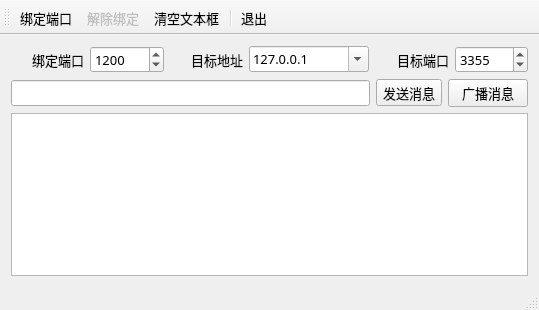
<?xml version="1.0" encoding="UTF-8"?>
<ui version="4.0">
 <class>MainWindow</class>
 <widget class="QMainWindow" name="MainWindow">
  <property name="geometry">
   <rect>
    <x>0</x>
    <y>0</y>
    <width>539</width>
    <height>310</height>
   </rect>
  </property>
  <property name="font">
   <font>
    <family>宋体</family>
    <pointsize>10</pointsize>
   </font>
  </property>
  <property name="windowTitle">
   <string>Udp Sender/Receiver</string>
  </property>
  <widget class="QWidget" name="centralWidget">
   <layout class="QVBoxLayout" name="verticalLayout">
    <item>
     <layout class="QHBoxLayout" name="horizontalLayout">
      <item>
       <widget class="QLabel" name="label">
        <property name="text">
         <string>绑定端口</string>
        </property>
        <property name="alignment">
         <set>Qt::AlignRight|Qt::AlignTrailing|Qt::AlignVCenter</set>
        </property>
       </widget>
      </item>
      <item>
       <widget class="QSpinBox" name="spinBindPort">
        <property name="minimum">
         <number>1</number>
        </property>
        <property name="maximum">
         <number>65535</number>
        </property>
        <property name="value">
         <number>1200</number>
        </property>
       </widget>
      </item>
      <item>
       <widget class="QLabel" name="label_3">
        <property name="text">
         <string>目标地址</string>
        </property>
        <property name="alignment">
         <set>Qt::AlignRight|Qt::AlignTrailing|Qt::AlignVCenter</set>
        </property>
       </widget>
      </item>
      <item>
       <widget class="QComboBox" name="comboTargetIP">
        <property name="minimumSize">
         <size>
          <width>120</width>
          <height>0</height>
         </size>
        </property>
        <property name="editable">
         <bool>true</bool>
        </property>
        <property name="duplicatesEnabled">
         <bool>false</bool>
        </property>
        <item>
         <property name="text">
          <string>127.0.0.1</string>
         </property>
        </item>
       </widget>
      </item>
      <item>
       <widget class="QLabel" name="label_4">
        <property name="text">
         <string>目标端口</string>
        </property>
        <property name="alignment">
         <set>Qt::AlignRight|Qt::AlignTrailing|Qt::AlignVCenter</set>
        </property>
       </widget>
      </item>
      <item>
       <widget class="QSpinBox" name="spinTargetPort">
        <property name="minimum">
         <number>1</number>
        </property>
        <property name="maximum">
         <number>65535</number>
        </property>
        <property name="value">
         <number>3355</number>
        </property>
       </widget>
      </item>
     </layout>
    </item>
    <item>
     <layout class="QHBoxLayout" name="horizontalLayout_2">
      <item>
       <widget class="QLineEdit" name="editMsg"/>
      </item>
      <item>
       <widget class="QToolButton" name="btnSend">
        <property name="text">
         <string>发送消息</string>
        </property>
       </widget>
      </item>
      <item>
       <widget class="QPushButton" name="btnBroadcast">
        <property name="text">
         <string>广播消息</string>
        </property>
       </widget>
      </item>
     </layout>
    </item>
    <item>
     <widget class="QPlainTextEdit" name="plainTextEdit"/>
    </item>
   </layout>
  </widget>
  <widget class="QMenuBar" name="menuBar">
   <property name="geometry">
    <rect>
     <x>0</x>
     <y>0</y>
     <width>539</width>
     <height>26</height>
    </rect>
   </property>
  </widget>
  <widget class="QStatusBar" name="statusBar"/>
  <widget class="QToolBar" name="mainToolBar">
   <property name="toolButtonStyle">
    <enum>Qt::ToolButtonTextBesideIcon</enum>
   </property>
   <attribute name="toolBarArea">
    <enum>TopToolBarArea</enum>
   </attribute>
   <attribute name="toolBarBreak">
    <bool>false</bool>
   </attribute>
   <addaction name="actStart"/>
   <addaction name="actStop"/>
   <addaction name="actClear"/>
   <addaction name="separator"/>
   <addaction name="actQuit"/>
  </widget>
  <action name="actStart">
   <property name="icon">
    <iconset resource="res/res.qrc">
     <normaloff>:/images/images/620.bmp</normaloff>:/images/images/620.bmp</iconset>
   </property>
   <property name="text">
    <string>绑定端口</string>
   </property>
   <property name="toolTip">
    <string>绑定UDP监听端口</string>
   </property>
  </action>
  <action name="actStop">
   <property name="enabled">
    <bool>false</bool>
   </property>
   <property name="icon">
    <iconset resource="res/res.qrc">
     <normaloff>:/images/images/624.bmp</normaloff>:/images/images/624.bmp</iconset>
   </property>
   <property name="text">
    <string>解除绑定</string>
   </property>
   <property name="toolTip">
    <string>解除绑定</string>
   </property>
  </action>
  <action name="actQuit">
   <property name="icon">
    <iconset resource="res/res.qrc">
     <normaloff>:/images/images/132.bmp</normaloff>:/images/images/132.bmp</iconset>
   </property>
   <property name="text">
    <string>退出</string>
   </property>
   <property name="toolTip">
    <string>退出本程序</string>
   </property>
  </action>
  <action name="actClear">
   <property name="icon">
    <iconset resource="res/res.qrc">
     <normaloff>:/images/images/212.bmp</normaloff>:/images/images/212.bmp</iconset>
   </property>
   <property name="text">
    <string>清空文本框</string>
   </property>
   <property name="toolTip">
    <string>清空文本框</string>
   </property>
  </action>
  <action name="actHostInfo">
   <property name="icon">
    <iconset resource="res/res.qrc">
     <normaloff>:/images/images/110.JPG</normaloff>:/images/images/110.JPG</iconset>
   </property>
   <property name="text">
    <string>本机地址</string>
   </property>
   <property name="toolTip">
    <string>获取本机地址</string>
   </property>
  </action>
 </widget>
 <layoutdefault spacing="6" margin="11"/>
 <resources>
  <include location="res/res.qrc"/>
 </resources>
 <connections>
  <connection>
   <sender>actQuit</sender>
   <signal>triggered()</signal>
   <receiver>MainWindow</receiver>
   <slot>close()</slot>
   <hints>
    <hint type="sourcelabel">
     <x>-1</x>
     <y>-1</y>
    </hint>
    <hint type="destinationlabel">
     <x>214</x>
     <y>164</y>
    </hint>
   </hints>
  </connection>
 </connections>
</ui>
